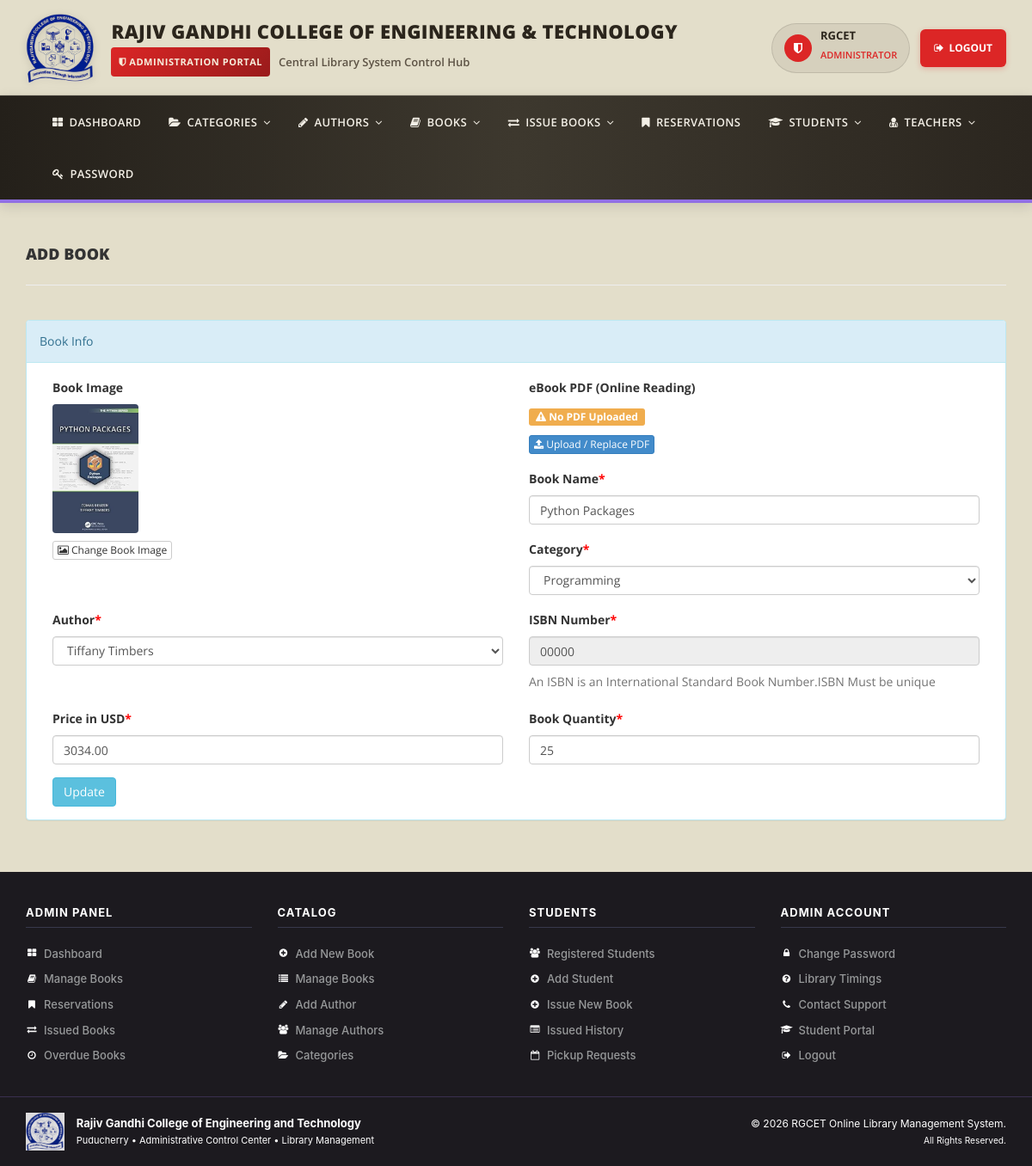
Screenshot of /admin/edit-book.php?bookid=12 (signed in) with the database file from the repository.
### tables this page shows
CREATE TABLE `tblbooks` (

  `id` int(11) NOT NULL AUTO_INCREMENT,

  `BookName` varchar(255) DEFAULT NULL,

  `CatId` int(11) DEFAULT NULL,

  `AuthorId` int(11) DEFAULT NULL,

  `ISBNNumber` varchar(25) DEFAULT NULL,

  `BookPrice` decimal(10,2) DEFAULT NULL,

  `bookImage` varchar(250) NOT NULL,

  `bookPdf` varchar(255) DEFAULT NULL,

  `isIssued` int(1) DEFAULT NULL,

  `RegDate` timestamp NULL DEFAULT current_timestamp(),

  `UpdationDate` timestamp NULL DEFAULT NULL ON UPDATE current_timestamp(),

  `bookQty` int(11) DEFAULT NULL,

  PRIMARY KEY (`id`)

);

CREATE TABLE `tblcategory` (

  `id` int(11) NOT NULL AUTO_INCREMENT,

  `CategoryName` varchar(150) DEFAULT NULL,

  `Status` int(1) DEFAULT NULL,

  `CreationDate` timestamp NULL DEFAULT current_timestamp(),

  `UpdationDate` timestamp NULL DEFAULT '0000-00-00 00:00:00' ON UPDATE current_timestamp(),

  PRIMARY KEY (`id`)

);

CREATE TABLE `tblauthors` (

  `id` int(11) NOT NULL AUTO_INCREMENT,

  `AuthorName` varchar(159) DEFAULT NULL,

  `creationDate` timestamp NULL DEFAULT current_timestamp(),

  `UpdationDate` timestamp NULL DEFAULT NULL ON UPDATE current_timestamp(),

  PRIMARY KEY (`id`)

);

### admin/edit-book.php (the view, shortened to what this page needs)
<?php
include('includes/config.php');
if(strlen($_SESSION['alogin'])==0)
    {
header('location:index.php');
}
else{
?>
<!DOCTYPE html>
<html xmlns="http://www.w3.org/1999/xhtml">
<head>
    <link href="assets/css/bootstrap.css" rel="stylesheet" />
    <link href="assets/css/font-awesome.css" rel="stylesheet" />
    <link href="assets/css/style.css" rel="stylesheet" />
</head>
<body>
<?php include('includes/header.php');?>
    <div class="content-wrapper">
         <div class="container">
        <div class="row pad-botm">
            <div class="col-md-12">
                <h4 class="header-line">Add Book</h4>
                            </div>
</div>
<div class="row">
<div class="col-md12 col-sm-12 col-xs-12">
<div class="panel panel-info">
<div class="panel-heading">
Book Info
</div>
<div class="panel-body">
<form role="form" method="post">
<?php
$bookid=intval($_GET['bookid']);
$sql = "SELECT tblbooks.BookName,tblcategory.CategoryName,tblcategory.id as cid,tblauthors.AuthorName,tblauthors.id as athrid,tblbooks.ISBNNumber,tblbooks.BookPrice,tblbooks.id as bookid,tblbooks.bookImage,tblbooks.bookPdf,bookQty from  tblbooks join tblcategory on tblcategory.id=tblbooks.CatId join tblauthors on tblauthors.id=tblbooks.AuthorId where tblbooks.id=:bookid";
$query = $dbh -> prepare($sql);
$query->bindParam(':bookid',$bookid,PDO::PARAM_STR);
$query->execute();
$results=$query->fetchAll(PDO::FETCH_OBJ);
if($query->rowCount() > 0)
{
foreach($results as $result)
{               ?>
<div class="col-md-6">
<div class="form-group">
<label>Book Image</label><br />
<img src="bookimg/<?php echo htmlentities($result->bookImage);?>" width="100" style="border-radius:4px; margin-bottom:5px;"><br />
<a href="change-bookimg.php?bookid=<?php echo htmlentities($result->bookid);?>" class="btn btn-default btn-xs"><i class="fa fa-image"></i> Change Book Image</a>
</div></div>
<div class="col-md-6">
<div class="form-group">
<label>eBook PDF (Online Reading)</label><br />
<?php if(!empty($result->bookPdf) && file_exists("bookpdf/".$result->bookPdf)) { ?>
    <span class="label label-success" style="font-size:12px; padding:4px 8px; display:inline-block;"><i class="fa fa-file-pdf-o"></i> PDF Available</span>
    <a href="bookpdf/<?php echo htmlentities($result->bookPdf);?>" target="_blank" class="btn btn-default btn-xs" style="margin-left:5px;"><i class="fa fa-eye"></i> View PDF</a>
<?php } else { ?>
    <span class="label label-warning" style="font-size:12px; padding:4px 8px; display:inline-block;"><i class="fa fa-exclamation-triangle"></i> No PDF Uploaded</span>
<?php } ?>
<br />
<a href="change-bookpdf.php?bookid=<?php echo htmlentities($result->bookid);?>" class="btn btn-primary btn-xs" style="margin-top:8px;"><i class="fa fa-upload"></i> Upload / Replace PDF</a>
</div></div>
<div class="col-md-6">
<div class="form-group">
<label>Book Name<span style="color:red;">*</span></label>
<input class="form-control" type="text" name="bookname" value="<?php echo htmlentities($result->BookName);?>" required />
</div></div>
<div class="col-md-6">
<div class="form-group">
<label> Category<span style="color:red;">*</span></label>
<select class="form-control" name="category" required="required">
<option value="<?php echo htmlentities($result->cid);?>"> <?php echo htmlentities($catname=$result->CategoryName);?></option>
</select>
</div></div>
<div class="col-md-6">
<div class="form-group">
<label> Author<span style="color:red;">*</span></label>
<select class="form-control" name="author" required="required">
<option value="<?php echo htmlentities($result->athrid);?>"> <?php echo htmlentities($athrname=$result->AuthorName);?></option>
</select>
</div></div>
<div class="col-md-6">
<div class="form-group">
<label>ISBN Number<span style="color:red;">*</span></label>
<input class="form-control" type="text" name="isbn" value="<?php echo htmlentities($result->ISBNNumber);?>"  readonly />
<p class="help-block">An ISBN is an International Standard Book Number.ISBN Must be unique</p>
</div></div>
<div class="col-md-6">
 <div class="form-group">
 <label>Price in USD<span style="color:red;">*</span></label>
 <input class="form-control" type="text" name="price" value="<?php echo htmlentities($result->BookPrice);?>"   required="required" />
 </div></div>
<div class="col-md-6">
 <div class="form-group">
 <label>Book Quantity<span style="color:red;">*</span></label>
 <input class="form-control" type="text" name="bqty" autocomplete="off" value="<?php echo htmlentities($result->bookQty);?>"   required="required" />
 </div>
</div>
 <?php }} ?><div class="col-md-12">
<button type="submit" name="update" class="btn btn-info">Update </button></div>
                                    </form>
                            </div>
                        </div>
                            </div>
        </div>
    </div>
    </div>
  <?php include('includes/footer.php');?>
</body>
</html>
<?php } ?>

### admin/assets/css/style.css (style rules this page uses)
a, a:hover, a:focus, a:active { text-decoration: none; outline: none !important; }
html { height: 100%; }
body { font-family: 'Open Sans', sans-serif; line-height: 28px; background-color: rgb(227, 222, 202); display: flex; min-height: 100%; flex-direction: column; margin: 0; padding: 0; }
.content-wrapper { margin-top: 40px; padding-bottom: 40px; flex: 1 0 auto; }
.header-line { font-weight: 900; padding-bottom: 25px; border-bottom: 1px solid #eeeeee; text-transform: uppercase; }
.pad-botm { padding-bottom: 30px; }

### rows the page displays
tblbooks: bookImage (picture), shows "No PDF Uploaded", bookname "Python Packages", category "Programming", author "Tiffany Timbers", isbn "00000", price "3034.00", bqty "25"

### other values shown
$adminName "RGCET"
